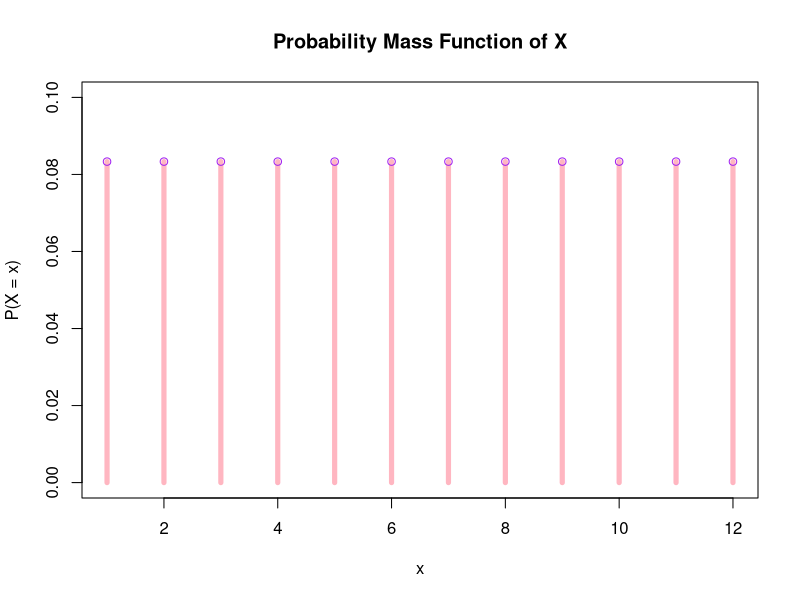
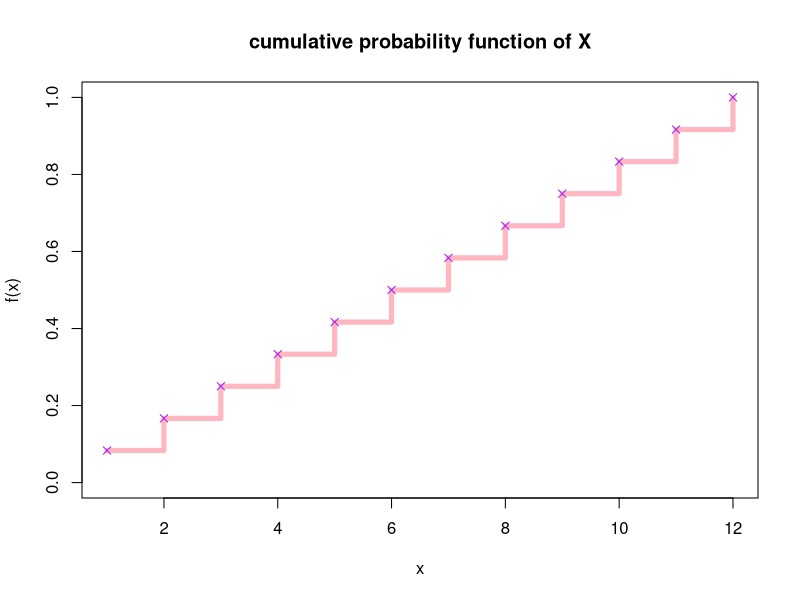

The R script that drew these images, in order: (Note: this script raises an error after producing the figures.)
## ---- chunk 1
f <- rep(1/12,12)
sum(f)

## ---- chunk 2
# Expected value of X
x <-1:12
f <- rep(1/12,12)

expected_value <- sum(x * f)
expected_value

## ---- chunk 3
# Calculate variance
x <-1:12
f <-rep(1/12,12)
expected_value <-6.5
var <- sum((x-6.5)^2*f)
var


## ---- chunk 4
# Let X ~ N(4, 5)
# Mean = 4, Var=5 Sd = sqrt(5)
# P(X <- 6)
pnorm(6, mean = 4, sd = sqrt(5))
## ---- chunk 5
# Let X ~ N(4, 5)
# Mean = 4, Var=5 Sd = sqrt(5)
# P(X <- 4)
pnorm(4, mean = 4, sd = sqrt(5))
## ---- chunk 6
# Let X ~ N(4, 5)
# Mean = 4, Var=5 Sd = sqrt(5)
# P(X <- -1,1)
pnorm(1, mean = 4, sd = sqrt(5)) -
  pnorm(-1, mean = 4, sd = sqrt(5))
## ---- chunk 7
# Let Z ~ N(0, 1)
# Mean = 0, Var=1 Sd = sqrt(1)
# P(Z <- 0.83))
pnorm(0.83, mean=4, sd=sqrt(5))
## ---- chunk 8
# Let Z ~ N(0,1)
# Mean = 0, Var=1 Sd = sqrt(1)
# Pz <- --0.83,0.83)
pnorm(0.83, mean=0, sd= sqrt(1)) - 
        pnorm(-0.83, mean=0, sd = sqrt(1))
## ---- chunk 9
# Define the sample space and probabilities
x <- 1:12
f <- rep(1/12, 12)
# Plot the discrete probability distribution
plot(x, f,
     type = "h",
     lwd = 5,
     col = "lightpink",
     main = "Probability Mass Function of X",
     xlab = "x",
     ylab = "P(X = x)",
     ylim = c(0, 0.1))

points(x, f, col = "purple")
## ---- chunk 10
# Define the cumulative probabilities
x <- 1:12
cdf <- cumsum(rep(1/12, 12))
# Plot the CDF
plot(x, cdf,
     type = "s",
     lwd = 5,
     col = "lightpink",
     main = "cumulative probability function of X",
     xlab = "x",
     ylab = "f(x)",
     ylim = c(0, 1))

points(x, cdf, col = "purple", pch = 4)
## ---- chunk 11
# Compute expected value: E[X] = sum(x * P(X=x))
x <- 1:12
pmf <- rep(1/12, 12)
expected_value <- sum(x * pmf)
expected_value

## ---- chunk 12
# Compute variance: Var(X) = E[X^2] - (E[X])^2
x <- 1:12
pmf <- rep(1/12, 12)
expected_value <- sum(x * pmf)

variance <- sum((x^2) * pmf) - (expected_value)^2
variance
## ---- chunk 13
#Define the standard Normal Distribution
f <- (f (x))
f <- function(x)
  exp(-(x^2)/2) / sqrt(2*pi*1)
print(f)
## ---- chunk 14
integral<-integrate(f,-Inf,Inf)$value

integral
## ---- chunk 15
# Expected value of a f
# Integrate from negative infinity to positive infinity
expected_value_normal<- integrate(function(x) x * f(x), -Inf, Inf)$value
expected_value_normal
## ---- chunk 16
#Variance of f
# Integrate from negative infinity to positive infinity
variance<- integrate(function(x) x^2 * f(x), -Inf, Inf)$value
variance

## ---- chunk 17
integrate(f, -Inf, 0.83)$value
## ---- chunk 18
integrate(f, -0.83, 0.83)$value
## ---- chunk 19
pnorm(0.83)- pnorm(-0.83)
## ---- chunk 20
#Define the PDF
#Define the standard Normal Distribution
f <- (f (x))
f <- function(x)
  x^2/9
print(f)
## ---- chunk 21
integral<-integrate(f,0,3)$value

integral
## ---- chunk 22
# Expected value of a f
# Integrate from 0 to 3
expected_value_normal<- integrate(function(x) x*  x^2/9, 0, 3)$value
expected_value_normal
## ---- chunk 23
# (a) Plot the standard normal and Student t distributions

# (i) Standard Normal Distribution
curve(dnorm(x), from = -5, to = 5,
xlab = c(-5,5), ylab = "Density",
main = "Densities of t Distribution",
col = "1",add = TRUE)

# (ii) Student T distribution, df=5
curve(dt(x, df =5),
            from = 5, to = -5,
            xlab = c(-5,5), ylab = "Density",
            col = "2",add = TRUE)
?dt

# (iii) Student T distribution df=15
curve(dt(x, df = 15),
            from = 5, to = -5,
            xlab = c(-5,5), ylab = "Density",
            col = "3", add = TRUE)
?dt

#(iv) Student T distribution df=25
curve(dt(x, df =25),
            from = 5, to = -5,
            xlab = c(-5,5), ylab = "Density",
            col = "4",add = TRUE)
?dt
#(v) 
legend("topright",
       c("N(0, 1)", "M=5", "M=15", "M=25"),
       col = 1:4,
       lty = c(1, 1, 1, 1))
